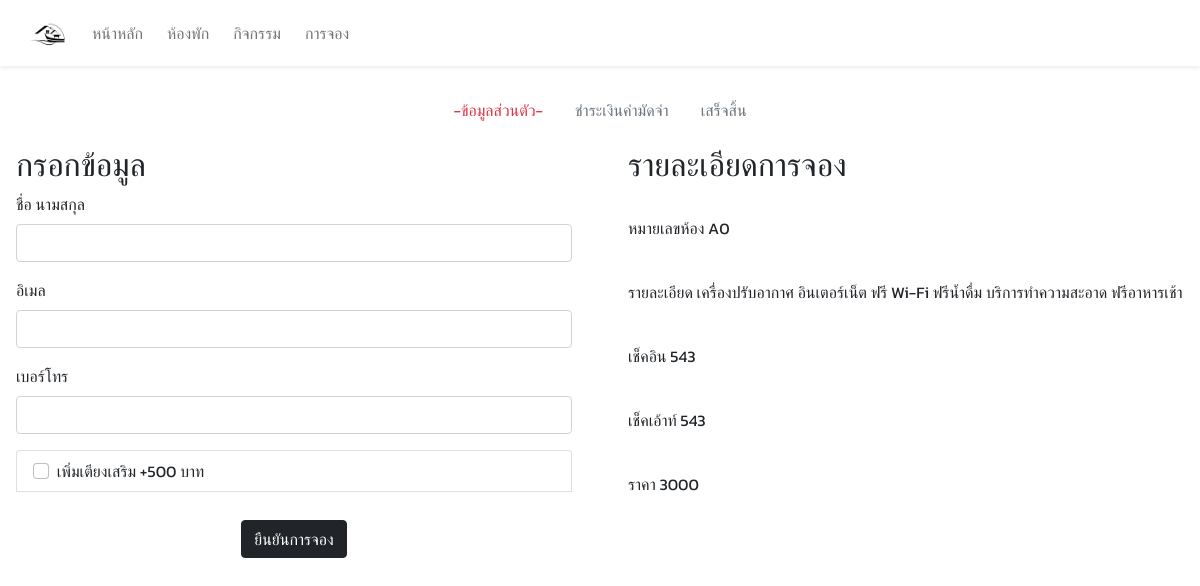
The page /anonymous/booking/anonybookingroom.php?rm_id=A0 on the database its author committed.
### tables this page shows
CREATE TABLE `room` (
  `rm_id` varchar(10) NOT NULL,
  `tr_id` int(11) NOT NULL,
  `description` varchar(100) NOT NULL,
  `price` int(11) NOT NULL,
  `rm_pic` longblob NOT NULL
);

### anonymous/booking/anonybookingroom.php (the view, shortened to what this page needs)
<?php require 'server.php';
?>
<!DOCTYPE html>
<html lang="en">
<head>
    <link href="https://cdn.jsdelivr.net/npm/bootstrap@5.0.2/dist/css/bootstrap.min.css"
    rel="stylesheet">
</head>
<body>
<nav class="navbar navbar-expand-lg navbar-light bg-light bg-white px-lg-3 py-lg-2 shadow-sm sticky-top">
    <div class="container-fluid">
        <a class="navbar-brand" href="index.php"><img src="imges/logo/logo.png" alt="logo" width="40"></a>
        <div class="collapse navbar-collapse" id="navbarSupportedContent">
        <ul class="navbar-nav me-auto mb-2 mb-lg-0">
            <li class="nav-item me-2">
                <a class="nav-link" href="index.php">หน้าหลัก</a>
            </li>
            <li class="nav-item me-2">
                <a class="nav-link" href="rooms.php">ห้องพัก</a>
            </li>
            <li class="nav-item me-2">
                <a class="nav-link" href="activity.php">กิจกรรม</a>
            </li>
            <li class="nav-item me-2">
                <a class="nav-link" href="#">การจอง</a>
            </li>
        </ul>
    </div>
    </nav>
    <ul class="nav justify-content-center mt-4">
        <li class="nav-item">
            <a class="nav-link active text-danger" href="#" tabindex="-1" aria-disabled="true">-ข้อมูลส่วนตัว-</a>
        </li>
        <li class="nav-item">
            <a class="nav-link disabled" href="#" tabindex="-1" aria-disabled="true">ชําระเงินค่ามัดจํา</a>
        </li>
        <li class="nav-item">
            <a class="nav-link disabled" href="#" tabindex="-1" aria-disabled="true">เสร็จสิ้น</a>
        </li>
    </ul>
    <div class="row">
    <div class="col-sm-6">
        <div class="card-body">
                <form name="formsearch" action="anonybookingaction.php" method="get">
            <h2 class="card-title">กรอกข้อมูล</h2>
            <div class="mb-3">
                <label class="form-label">ชื่อ นามสกุล</label>
                <input type="text" class="form-control shadow-none" name="am_name" id='am_name'>
            </div>
            <div class="mb-3">
                <label class="form-label">อิเมล</label>
                <input type="email" class="form-control shadow-none" name="am_email" id='am_email'>
            </div>
            <div class="mb-3">
                <label class="form-label">เบอร์โทร</label>
                <input type="number" class="form-control shadow-none" name="am_tel" id='am_tel'>
            </div>
            <div class="list-group">
                <label class="list-group-item">
                    <input class="form-check-input me-1" type="checkbox" name="add_bed" id='add_bed'>
                    เพิ่มเตียงเสริม +500 บาท
                </label><br>
            </div>
            <div class="text-center my-1">
                <button type="submit" class="btn btn-dark shadow-none">ยืนยันการจอง</button>
            </div>
        </form>
        </div>
    </div>
    <?php
        $rm_id = $_GET['rm_id'];
        $check_in = $_GET['check_in'];
        $check_out = $_GET['check_out'];
        $sql = "SELECT * FROM room WHERE rm_id = '$rm_id'";
        $result = $conn->query($sql);
        if ($result->num_rows > 0) {
            while($row = $result->fetch_assoc()) {
    ?>
    <div class="col-sm-6">
        <div class="card-body">
            <h2>รายละเอียดการจอง</h2>
            <br>
            <p>หมายเลขห้อง <?php echo $row["rm_id"]; ?></p><br>
            <p>รายละเอียด <?php echo $row["description"]; ?></p><br>
            <?php
                function thaiDate($date) {
                    $thaiMonths = array(
                        "01" => "มกราคม",
                        "02" => "กุมภาพันธ์",
                        "03" => "มีนาคม",
                        "04" => "เมษายน",
                        "05" => "พฤษภาคม",
                        "06" => "มิถุนายน",
                        "07" => "กรกฎาคม",
                        "08" => "สิงหาคม",
                        "09" => "กันยายน",
                        "10" => "ตุลาคม",
                        "11" => "พฤศจิกายน",
                        "12" => "ธันวาคม"
                    );
                    $dateParts = explode("-", $date);
                    return $dateParts[2] . " " . $thaiMonths[$dateParts[1]] . " " . ($dateParts[0] + 543);
                }
            ?>
            <p>เช็คอิน <?php echo thaiDate($check_in); ?></p><br>
            <p>เช็คเอ้าท์ <?php echo thaiDate($check_out); ?></p><br>
            <p>ราคา <?php echo $row["price"]; ?></p>
        </div>
    </div>
    <?php
            }
        } else {
            echo "ไม่พบข้อมูลห้องพักที่ต้องการ";
        }
    ?>
</div>
</body>
</html>

### anonymous/booking/anonybookingroom.php (style rules this page uses)
* { font-family: 'kanit' , sans-serif;; }

### rows shown on the page
room: rm_id "A0", description "เครื่องปรับอากาศ อินเตอร์เน็ต ฟรี Wi-Fi ฟรีนํ้าดื่ม บริการทําความสะอาด ฟรีอาหารเช้า", check_in "543", check_out "543", price "3000"
